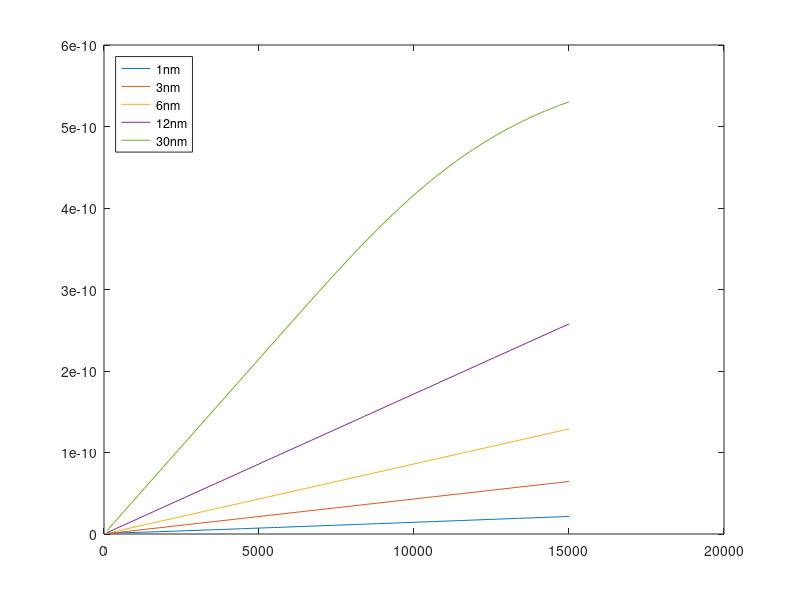
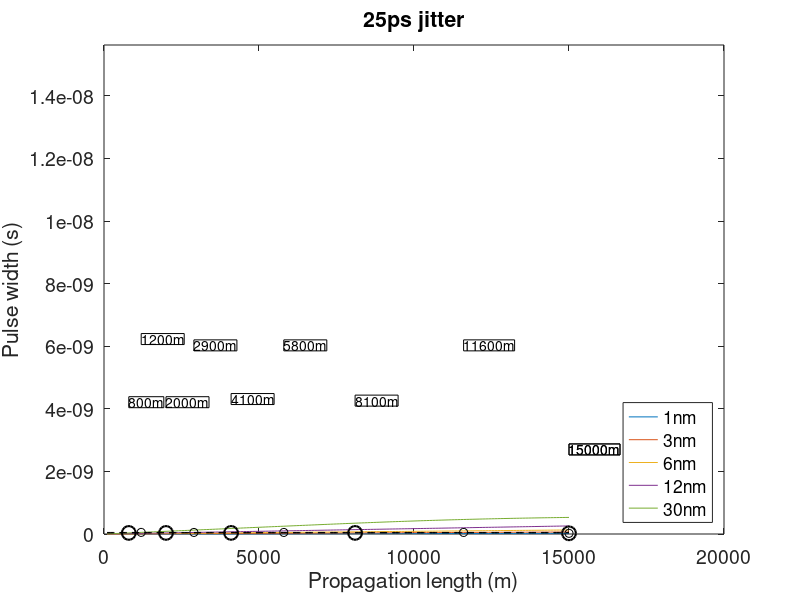
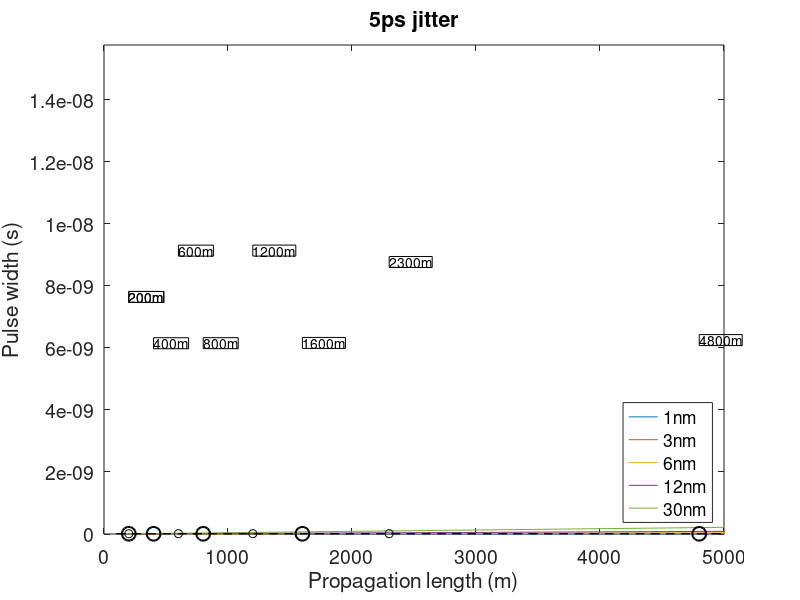

The MATLAB script that drew these images, in order:
%L   1nm        3nm         6nm	        12nm         30nm

Data = [100,1.2987e-12,6.07556e-13,8.85548e-13,1.72203e-12,4.29732e-12;...
200,1.32191e-12,9.60396e-13,1.73187e-12,3.43922e-12,8.59441e-12;...
300,1.35989e-12,1.35828e-12,2.58685e-12,5.15754e-12,1.28916e-11;...
400,1.41144e-12,1.7711e-12,3.44405e-12,6.87613e-12,1.71887e-11;...
500,1.47516e-12,2.19043e-12,4.30215e-12,8.59484e-12,2.14859e-11;...
600,1.54953e-12,2.61314e-12,5.16069e-12,1.03136e-11,2.57831e-11;...
700,1.63311e-12,3.03781e-12,6.01949e-12,1.20324e-11,3.00803e-11;...
800,1.72455e-12,3.46373e-12,6.87844e-12,1.37512e-11,3.43775e-11;...
900,1.82267e-12,3.89049e-12,7.73751e-12,1.54701e-11,3.86747e-11;...
1000,1.92645e-12,4.31783e-12,8.59665e-12,1.71889e-11,4.29719e-11;...
1100,2.03503e-12,4.7456e-12,9.45584e-12,1.89077e-11,4.7269e-11;...
1200,2.14768e-12,5.1737e-12,1.03151e-11,2.06266e-11,5.15662e-11;...
1300,2.26378e-12,5.60204e-12,1.11743e-11,2.23454e-11,5.58634e-11;...
1400,2.38284e-12,6.03058e-12,1.20336e-11,2.40643e-11,6.01606e-11;...
1500,2.50444e-12,6.45928e-12,1.28929e-11,2.57832e-11,6.44578e-11;...
1600,2.62822e-12,6.8881e-12,1.37523e-11,2.7502e-11,6.8755e-11;...
1700,2.75388e-12,7.31703e-12,1.46116e-11,2.92209e-11,7.30522e-11;...
1800,2.88119e-12,7.74605e-12,1.5471e-11,3.09398e-11,7.73494e-11;...
1900,3.00993e-12,8.17514e-12,1.63303e-11,3.26586e-11,8.16466e-11;...
2000,3.13992e-12,8.60429e-12,1.71897e-11,3.43775e-11,8.59438e-11;...
2100,3.27102e-12,9.0335e-12,1.80491e-11,3.60964e-11,9.0241e-11;...
2200,3.4031e-12,9.46275e-12,1.89084e-11,3.78152e-11,9.45381e-11;...
2300,3.53605e-12,9.89205e-12,1.97678e-11,3.95341e-11,9.88353e-11;...
2400,3.66977e-12,1.03214e-11,2.06272e-11,4.1253e-11,1.03133e-10;...
2500,3.80419e-12,1.07507e-11,2.14866e-11,4.29718e-11,1.0743e-10;...
2600,3.93923e-12,1.11801e-11,2.2346e-11,4.46907e-11,1.11727e-10;...
2700,4.07483e-12,1.16095e-11,2.32054e-11,4.64096e-11,1.16024e-10;...
2800,4.21093e-12,1.2039e-11,2.40648e-11,4.81285e-11,1.20321e-10;...
2900,4.3475e-12,1.24684e-11,2.49242e-11,4.98473e-11,1.24618e-10;...
3000,4.48448e-12,1.28979e-11,2.57836e-11,5.15662e-11,1.28916e-10;...
3100,4.62183e-12,1.33274e-11,2.6643e-11,5.32851e-11,1.33213e-10;...
3200,4.75954e-12,1.37569e-11,2.75024e-11,5.50039e-11,1.3751e-10;...
3300,4.89756e-12,1.41864e-11,2.83619e-11,5.67228e-11,1.41807e-10;...
3400,5.03588e-12,1.46159e-11,2.92213e-11,5.84417e-11,1.46104e-10;...
3500,5.17446e-12,1.50455e-11,3.00807e-11,6.01606e-11,1.50402e-10;...
3600,5.31329e-12,1.5475e-11,3.09401e-11,6.18794e-11,1.54699e-10;...
3700,5.45235e-12,1.59046e-11,3.17995e-11,6.35983e-11,1.58996e-10;...
3800,5.59162e-12,1.63341e-11,3.26589e-11,6.53172e-11,1.63293e-10;...
3900,5.73108e-12,1.67637e-11,3.35184e-11,6.70361e-11,1.6759e-10;...
4000,5.87073e-12,1.71933e-11,3.43778e-11,6.87549e-11,1.71888e-10;...
4100,6.01054e-12,1.76229e-11,3.52372e-11,7.04738e-11,1.76185e-10;...
4200,6.15052e-12,1.80525e-11,3.60966e-11,7.21927e-11,1.80482e-10;...
4300,6.29064e-12,1.84821e-11,3.6956e-11,7.39116e-11,1.84779e-10;...
4400,6.4309e-12,1.89117e-11,3.78155e-11,7.56304e-11,1.89076e-10;...
4500,6.57128e-12,1.93413e-11,3.86749e-11,7.73493e-11,1.93373e-10;...
4600,6.71179e-12,1.97709e-11,3.95343e-11,7.90682e-11,1.97671e-10;...
4700,6.85241e-12,2.02005e-11,4.03937e-11,8.07871e-11,2.01968e-10;...
4800,6.99314e-12,2.06302e-11,4.12532e-11,8.25059e-11,2.06265e-10;...
4900,7.13396e-12,2.10598e-11,4.21126e-11,8.42248e-11,2.10562e-10;...
5000,7.27488e-12,2.14894e-11,4.2972e-11,8.59437e-11,2.14858e-10;...
5100,7.41589e-12,2.1919e-11,4.38315e-11,8.76626e-11,2.19155e-10;...
5200,7.55699e-12,2.23487e-11,4.46909e-11,8.93814e-11,2.23451e-10;...
5300,7.69816e-12,2.27783e-11,4.55503e-11,9.11003e-11,2.27746e-10;...
5400,7.83941e-12,2.3208e-11,4.64097e-11,9.28192e-11,2.32041e-10;...
5500,7.98072e-12,2.36376e-11,4.72692e-11,9.45381e-11,2.36335e-10;...
5600,8.12211e-12,2.40673e-11,4.81286e-11,9.62569e-11,2.40628e-10;...
5700,8.26356e-12,2.44969e-11,4.8988e-11,9.79758e-11,2.4492e-10;...
5800,8.40507e-12,2.49266e-11,4.98475e-11,9.96947e-11,2.4921e-10;...
5900,8.54664e-12,2.53562e-11,5.07069e-11,1.01414e-10,2.53498e-10;...
6000,8.68826e-12,2.57859e-11,5.15663e-11,1.03132e-10,2.57783e-10;...
6100,8.82994e-12,2.62155e-11,5.24258e-11,1.04851e-10,2.62065e-10;...
6200,8.97166e-12,2.66452e-11,5.32852e-11,1.0657e-10,2.66343e-10;...
6300,9.11343e-12,2.70749e-11,5.41446e-11,1.08289e-10,2.70617e-10;...
6400,9.25525e-12,2.75045e-11,5.5004e-11,1.10008e-10,2.74885e-10;...
6500,9.39711e-12,2.79342e-11,5.58635e-11,1.11727e-10,2.79148e-10;...
6600,9.53901e-12,2.83639e-11,5.67229e-11,1.13446e-10,2.83404e-10;...
6700,9.68096e-12,2.87935e-11,5.75823e-11,1.15165e-10,2.87652e-10;...
6800,9.82293e-12,2.92232e-11,5.84418e-11,1.16883e-10,2.91891e-10;...
6900,9.96495e-12,2.96529e-11,5.93012e-11,1.18602e-10,2.9612e-10;...
7000,1.0107e-11,3.00826e-11,6.01606e-11,1.20321e-10,3.00339e-10;...
7100,1.02491e-11,3.05122e-11,6.10201e-11,1.2204e-10,3.04546e-10;...
7200,1.03912e-11,3.09419e-11,6.18795e-11,1.23759e-10,3.0874e-10;...
7300,1.05333e-11,3.13716e-11,6.27389e-11,1.25478e-10,3.12919e-10;...
7400,1.06755e-11,3.18013e-11,6.35984e-11,1.27197e-10,3.17082e-10;...
7500,1.08177e-11,3.2231e-11,6.44578e-11,1.28916e-10,3.21229e-10;...
7600,1.09599e-11,3.26606e-11,6.53172e-11,1.30634e-10,3.25358e-10;...
7700,1.11022e-11,3.30903e-11,6.61767e-11,1.32353e-10,3.29468e-10;...
7800,1.12445e-11,3.35200e-11,6.70361e-11,1.34072e-10,3.33557e-10;...
7900,1.13868e-11,3.39497e-11,6.78955e-11,1.35791e-10,3.37624e-10;...
8000,1.15291e-11,3.43794e-11,6.8755e-11,1.3751e-10,3.41667e-10;...
8100,1.16715e-11,3.48091e-11,6.96144e-11,1.39229e-10,3.45687e-10;...
8200,1.18138e-11,3.52387e-11,7.04738e-11,1.40948e-10,3.49681e-10;...
8300,1.19562e-11,3.56684e-11,7.13333e-11,1.42667e-10,3.53648e-10;...
8400,1.20986e-11,3.60981e-11,7.21927e-11,1.44385e-10,3.57587e-10;...
8500,1.22411e-11,3.65278e-11,7.30522e-11,1.46104e-10,3.61496e-10;...
8600,1.23835e-11,3.69575e-11,7.39116e-11,1.47823e-10,3.65376e-10;...
8700,1.2526e-11,3.73872e-11,7.4771e-11,1.49542e-10,3.69224e-10;...
8800,1.26685e-11,3.78169e-11,7.56305e-11,1.51261e-10,3.7304e-10;...
8900,1.2811e-11,3.82466e-11,7.64899e-11,1.5298e-10,3.76822e-10;...
9000,1.29535e-11,3.86763e-11,7.73493e-11,1.54699e-10,3.8057e-10;...
9100,1.3096e-11,3.9106e-11,7.82088e-11,1.56418e-10,3.84282e-10;...
9200,1.32386e-11,3.95356e-11,7.90682e-11,1.58136e-10,3.87958e-10;...
9300,1.33811e-11,3.99653e-11,7.99276e-11,1.59855e-10,3.91597e-10;...
9400,1.35237e-11,4.0395e-11,8.07871e-11,1.61574e-10,3.95199e-10;...
9500,1.36663e-11,4.08247e-11,8.16465e-11,1.63293e-10,3.98761e-10;...
9600,1.38089e-11,4.12544e-11,8.25059e-11,1.65012e-10,4.02285e-10;...
9700,1.39515e-11,4.16841e-11,8.33654e-11,1.66731e-10,4.05769e-10;...
9800,1.40942e-11,4.21138e-11,8.42248e-11,1.6845e-10,4.09212e-10;...
9900,1.42368e-11,4.25435e-11,8.50842e-11,1.70169e-10,4.12614e-10;...
10000,1.43795e-11,4.29732e-11,8.59437e-11,1.71887e-10,4.15975e-10;...
10100,1.45221e-11,4.34029e-11,8.68031e-11,1.73606e-10,4.19294e-10;...
10200,1.46648e-11,4.38326e-11,8.76626e-11,1.75325e-10,4.2257e-10;...
10300,1.48075e-11,4.42623e-11,8.8522e-11,1.77044e-10,4.25804e-10;...
10400,1.49502e-11,4.4692e-11,8.93814e-11,1.78763e-10,4.28994e-10;...
10500,1.50929e-11,4.51217e-11,9.02409e-11,1.80482e-10,4.32142e-10;...
10600,1.52356e-11,4.55514e-11,9.11003e-11,1.82201e-10,4.35245e-10;...
10700,1.53784e-11,4.59811e-11,9.19597e-11,1.8392e-10,4.38305e-10;...
10800,1.55211e-11,4.64108e-11,9.28192e-11,1.85638e-10,4.41321e-10;...
10900,1.56638e-11,4.68405e-11,9.36786e-11,1.87357e-10,4.44294e-10;...
11000,1.58066e-11,4.72702e-11,9.4538e-11,1.89076e-10,4.47222e-10;...
11100,1.59494e-11,4.76999e-11,9.53975e-11,1.90795e-10,4.50105e-10;...
11200,1.60921e-11,4.81296e-11,9.62569e-11,1.92514e-10,4.52945e-10;...
11300,1.62349e-11,4.85593e-11,9.71163e-11,1.94233e-10,4.55741e-10;...
11400,1.63777e-11,4.8989e-11,9.79758e-11,1.95952e-10,4.58492e-10;...
11500,1.65205e-11,4.94187e-11,9.88352e-11,1.9767e-10,4.61199e-10;...
11600,1.66633e-11,4.98484e-11,9.96947e-11,1.99389e-10,4.63863e-10;...
11700,1.68061e-11,5.02781e-11,1.00554e-10,2.01108e-10,4.66483e-10;...
11800,1.6949e-11,5.07078e-11,1.01414e-10,2.02827e-10,4.69059e-10;...
11900,1.70918e-11,5.11375e-11,1.02273e-10,2.04546e-10,4.71591e-10;...
12000,1.72346e-11,5.15672e-11,1.03132e-10,2.06265e-10,4.7408e-10;...
12100,1.73775e-11,5.19969e-11,1.03992e-10,2.07983e-10,4.76527e-10;...
12200,1.75203e-11,5.24266e-11,1.04851e-10,2.09702e-10,4.7893e-10;...
12300,1.76632e-11,5.28564e-11,1.05711e-10,2.11421e-10,4.81291e-10;...
12400,1.7806e-11,5.32861e-11,1.0657e-10,2.13139e-10,4.8361e-10;...
12500,1.79489e-11,5.37158e-11,1.0743e-10,2.14858e-10,4.85887e-10;...
12600,1.80917e-11,5.41455e-11,1.08289e-10,2.16577e-10,4.88122e-10;...
12700,1.82346e-11,5.45752e-11,1.09148e-10,2.18295e-10,4.90315e-10;...
12800,1.83775e-11,5.50049e-11,1.10008e-10,2.20014e-10,4.92468e-10;...
12900,1.85204e-11,5.54346e-11,1.10867e-10,2.21732e-10,4.9458e-10;...
13000,1.86633e-11,5.58643e-11,1.11727e-10,2.23451e-10,4.96652e-10;...
13100,1.88062e-11,5.6294e-11,1.12586e-10,2.25169e-10,4.98685e-10;...
13200,1.89491e-11,5.67237e-11,1.13446e-10,2.26887e-10,5.00677e-10;...
13300,1.9092e-11,5.71534e-11,1.14305e-10,2.28605e-10,5.02631e-10;...
13400,1.92349e-11,5.75831e-11,1.15165e-10,2.30323e-10,5.04546e-10;...
13500,1.93778e-11,5.80128e-11,1.16024e-10,2.32041e-10,5.06422e-10;...
13600,1.95208e-11,5.84425e-11,1.16883e-10,2.33759e-10,5.08261e-10;...
13700,1.96637e-11,5.88722e-11,1.17743e-10,2.35477e-10,5.10063e-10;...
13800,1.98066e-11,5.9302e-11,1.18602e-10,2.37194e-10,5.11827e-10;...
13900,1.99496e-11,5.97317e-11,1.19462e-10,2.38911e-10,5.13555e-10;...
14000,2.00925e-11,6.01614e-11,1.20321e-10,2.40628e-10,5.15247e-10;...
14100,2.02354e-11,6.05911e-11,1.21181e-10,2.42345e-10,5.16904e-10;...
14200,2.03784e-11,6.10208e-11,1.2204e-10,2.44062e-10,5.18525e-10;...
14300,2.05214e-11,6.14505e-11,1.22899e-10,2.45778e-10,5.20112e-10;...
14400,2.06643e-11,6.18802e-11,1.23759e-10,2.47494e-10,5.21664e-10;...
14500,2.08073e-11,6.23099e-11,1.24618e-10,2.4921e-10,5.23183e-10;...
14600,2.09502e-11,6.27396e-11,1.25478e-10,2.50925e-10,5.24668e-10;...
14700,2.10932e-11,6.31693e-11,1.26337e-10,2.5264e-10,5.26121e-10;...
14800,2.12362e-11,6.3599e-11,1.27197e-10,2.54355e-10,5.27541e-10;...
14900,2.13792e-11,6.40287e-11,1.28056e-10,2.56069e-10,5.28929e-10;...
15000,2.15221e-11,6.44585e-11,1.28916e-10,2.57783e-10,5.30286e-10];

figure(1)
plot(Data(:,1),Data(:,2),...
     Data(:,1),Data(:,3),...
     Data(:,1),Data(:,4),...
     Data(:,1),Data(:,5),...
     Data(:,1),Data(:,6))
 legend('1nm','3nm','6nm','12nm','30nm','Location','NorthWest')

 

%% 25ps jitter
 
foo50 = ones(size(Data(:,1)))*50e-12;
foo35 = ones(size(Data(:,1)))*35e-12;
[~,find50] = min(abs(Data(:,2:6)-50e-12));
[~,find35] = min(abs(Data(:,2:6)-35e-12));
P50 = []; P35 = [];
for r=1:length(find50)
    P50 = [P50; Data(find50(r),1),Data(find50(r),r+1)];
    P35 = [P35; Data(find35(r),1),Data(find35(r),r+1)];
end
 
figure(2)
plot(Data(:,1),Data(:,2),...
     Data(:,1),Data(:,3),...
     Data(:,1),Data(:,4),...
     Data(:,1),Data(:,5),...
     Data(:,1),Data(:,6),...
     Data(:,1),foo50,'k--',...
     Data(:,1),foo35,'k--',...
     P50(:,1),P50(:,2),'ko',...
     P35(:,1),P35(:,2),'ko','MarkerSize',10,'Linewidth',1.5);
set(gca,'YLim',[0 110e-12])
legend('1nm','3nm','6nm','12nm','30nm','Location','SouthEast')
xlabel('Propagation length (m)')
ylabel('Pulse width (s)')
title('25ps jitter')

axPos = get(gca,'Position');
xMinMax = xlim;
yMinMax = ylim;
for r=1:length(find50)
    xPlot = P50(r,1); yPlot = P50(r,2);
    xAnnotation = axPos(1) + ((xPlot - xMinMax(1))/(xMinMax(2)-xMinMax(1))) * axPos(3);
    yAnnotation = axPos(2) + ((yPlot - yMinMax(1))/(yMinMax(2)-yMinMax(1))) * axPos(4);
    dim = [xAnnotation yAnnotation .03 .03];
    str = [num2str(P50(r,1)) 'm'];
    if(xAnnotation>=0 && xAnnotation<=1 && yAnnotation>=0 && yAnnotation<=1)
        annotation('textbox',dim,'String',str,'FitBoxToText','on');
    end
end
for r=1:length(find35)
    xPlot = P35(r,1); yPlot = P35(r,2);
    xAnnotation = axPos(1) + ((xPlot - xMinMax(1))/(xMinMax(2)-xMinMax(1))) * axPos(3);
    yAnnotation = axPos(2) + ((yPlot - yMinMax(1))/(yMinMax(2)-yMinMax(1))) * axPos(4);
    dim = [xAnnotation yAnnotation .03 .03];
    str = [num2str(P35(r,1)) 'm'];
    if(xAnnotation>=0 && xAnnotation<=1 && yAnnotation>=0 && yAnnotation<=1)
        annotation('textbox',dim,'String',str,'FitBoxToText','on');
    end
end

% Printing pretty fig
figure(2)
width = 12;     % Width in inches
height = 6;    % Height in inches
alw = 0.75;    % AxesLineWidth
fsz = 14;      % Fontsize
lw = 2.5;      % LineWidth
msz = 10;       % MarkerSize'pos = get(gcf, 'Position');
pos = get(gcf,'Position');
set(gcf, 'Position', [pos(1) pos(2) width*100, height*100]); %<- Set size
set(gca, 'FontSize', fsz, 'LineWidth', alw); %<- Set properties

% print('25ps-jitter.png','-dpng','-r300')



%% 5ps jitter

foo10 = ones(size(Data(:,1)))*10e-12;
foo07 = ones(size(Data(:,1)))*07e-12;
[~,find10] = min(abs(Data(:,2:6)-10e-12));
[~,find07] = min(abs(Data(:,2:6)-07e-12));
P10 = []; P07 = [];
for r=1:length(find50)
    P10 = [P10; Data(find10(r),1),Data(find10(r),r+1)];
    P07 = [P07; Data(find07(r),1),Data(find07(r),r+1)];
end

figure(3)
plot(Data(:,1),Data(:,2),...
     Data(:,1),Data(:,3),...
     Data(:,1),Data(:,4),...
     Data(:,1),Data(:,5),...
     Data(:,1),Data(:,6),...
     Data(:,1),foo10,'k--',...
     Data(:,1),foo07,'k--',...
     P10(:,1),P10(:,2),'ko',...
     P07(:,1),P07(:,2),'ko','MarkerSize',10,'Linewidth',1.5);
set(gca,'YLim',[0 15e-12])
set(gca,'XLim',[0 5000])
legend('1nm','3nm','6nm','12nm','30nm','Location','SouthEast')
xlabel('Propagation length (m)')
ylabel('Pulse width (s)')
title('5ps jitter')

axPos = get(gca,'Position');
xMinMax = xlim;
yMinMax = ylim;
for r=1:length(find10)
    xPlot = P10(r,1); yPlot = P10(r,2);
    xAnnotation = axPos(1) + ((xPlot - xMinMax(1))/(xMinMax(2)-xMinMax(1))) * axPos(3);
    yAnnotation = axPos(2) + ((yPlot - yMinMax(1))/(yMinMax(2)-yMinMax(1))) * axPos(4);
    dim = [xAnnotation yAnnotation .03 .03];
    str = [num2str(P10(r,1)) 'm'];
    if(xAnnotation>=0 && xAnnotation<=1 && yAnnotation>=0 && yAnnotation<=1)
        annotation('textbox',dim,'String',str,'FitBoxToText','on');
    end
end
for r=1:length(find07)
    xPlot = P07(r,1); yPlot = P07(r,2);
    xAnnotation = axPos(1) + ((xPlot - xMinMax(1))/(xMinMax(2)-xMinMax(1))) * axPos(3);
    yAnnotation = axPos(2) + ((yPlot - yMinMax(1))/(yMinMax(2)-yMinMax(1))) * axPos(4);
    dim = [xAnnotation yAnnotation .03 .03];
    str = [num2str(P07(r,1)) 'm'];
    if(xAnnotation>=0 && xAnnotation<=1 && yAnnotation>=0 && yAnnotation<=1)
        annotation('textbox',dim,'String',str,'FitBoxToText','on');
    end
end

figure(3)
width = 12;     % Width in inches
height = 6;    % Height in inches
alw = 0.75;    % AxesLineWidth
fsz = 14;      % Fontsize
lw = 5.0;      % LineWidth
msz = 10;       % MarkerSize'pos = get(gcf, 'Position');
pos = get(gcf,'Position');
set(gcf, 'Position', [pos(1) pos(2) width*100, height*100]); %<- Set size
set(gca, 'FontSize', fsz, 'LineWidth', alw); %<- Set properties

% print('5ps-jitter.png','-dpng','-r300')